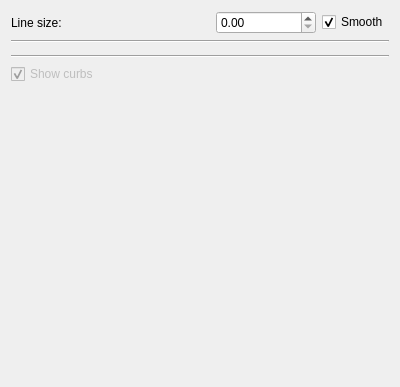
<?xml version="1.0" encoding="UTF-8"?>
<ui version="4.0">
 <class>CurbsControl</class>
 <widget class="QWidget" name="CurbsControl">
  <property name="geometry">
   <rect>
    <x>0</x>
    <y>0</y>
    <width>400</width>
    <height>387</height>
   </rect>
  </property>
  <property name="windowTitle">
   <string>Form</string>
  </property>
  <layout class="QVBoxLayout" name="verticalLayout">
   <item>
    <layout class="QHBoxLayout" name="lineSizeLayout">
     <item>
      <widget class="QLabel" name="lineSizeTextLabel">
       <property name="text">
        <string>Line size:</string>
       </property>
      </widget>
     </item>
     <item>
      <spacer name="horizontalSpacer_2">
       <property name="orientation">
        <enum>Qt::Horizontal</enum>
       </property>
       <property name="sizeHint" stdset="0">
        <size>
         <width>40</width>
         <height>20</height>
        </size>
       </property>
      </spacer>
     </item>
     <item>
      <widget class="QDoubleSpinBox" name="lineSizeSpinBox">
       <property name="minimumSize">
        <size>
         <width>100</width>
         <height>0</height>
        </size>
       </property>
       <property name="frame">
        <bool>true</bool>
       </property>
       <property name="decimals">
        <number>2</number>
       </property>
       <property name="maximum">
        <double>100.000000000000000</double>
       </property>
      </widget>
     </item>
     <item>
      <widget class="QCheckBox" name="smoothLinesCheckBox">
       <property name="text">
        <string>Smooth</string>
       </property>
       <property name="checked">
        <bool>true</bool>
       </property>
      </widget>
     </item>
    </layout>
   </item>
   <item>
    <widget class="Line" name="line_4">
     <property name="orientation">
      <enum>Qt::Horizontal</enum>
     </property>
    </widget>
   </item>
   <item>
    <widget class="ColorChooser" name="colorChooser" native="true"/>
   </item>
   <item>
    <widget class="Line" name="line_3">
     <property name="orientation">
      <enum>Qt::Horizontal</enum>
     </property>
    </widget>
   </item>
   <item>
    <layout class="QGridLayout" name="showLayout">
     <item row="0" column="0">
      <widget class="QCheckBox" name="showCurbsCheckBox">
       <property name="enabled">
        <bool>false</bool>
       </property>
       <property name="text">
        <string>Show curbs</string>
       </property>
       <property name="checked">
        <bool>true</bool>
       </property>
      </widget>
     </item>
    </layout>
   </item>
   <item>
    <spacer name="verticalSpacer">
     <property name="orientation">
      <enum>Qt::Vertical</enum>
     </property>
     <property name="sizeHint" stdset="0">
      <size>
       <width>20</width>
       <height>40</height>
      </size>
     </property>
    </spacer>
   </item>
  </layout>
  <action name="testAction">
   <property name="text">
    <string>Test</string>
   </property>
  </action>
 </widget>
 <customwidgets>
  <customwidget>
   <class>ColorChooser</class>
   <extends>QWidget</extends>
   <header>ColorChooser.h</header>
   <container>1</container>
  </customwidget>
 </customwidgets>
 <resources/>
 <connections>
  <connection>
   <sender>lineSizeSpinBox</sender>
   <signal>valueChanged(double)</signal>
   <receiver>CurbsControl</receiver>
   <slot>lineSizeChanged(double)</slot>
   <hints>
    <hint type="sourcelabel">
     <x>344</x>
     <y>17</y>
    </hint>
    <hint type="destinationlabel">
     <x>199</x>
     <y>149</y>
    </hint>
   </hints>
  </connection>
  <connection>
   <sender>smoothLinesCheckBox</sender>
   <signal>toggled(bool)</signal>
   <receiver>CurbsControl</receiver>
   <slot>smoothLinesToggled(bool)</slot>
   <hints>
    <hint type="sourcelabel">
     <x>199</x>
     <y>94</y>
    </hint>
    <hint type="destinationlabel">
     <x>199</x>
     <y>149</y>
    </hint>
   </hints>
  </connection>
  <connection>
   <sender>showCurbsCheckBox</sender>
   <signal>toggled(bool)</signal>
   <receiver>CurbsControl</receiver>
   <slot>showCurbsToggled(bool)</slot>
   <hints>
    <hint type="sourcelabel">
     <x>199</x>
     <y>75</y>
    </hint>
    <hint type="destinationlabel">
     <x>199</x>
     <y>193</y>
    </hint>
   </hints>
  </connection>
 </connections>
 <slots>
  <slot>lineSizeChanged(double)</slot>
  <slot>smoothLinesToggled(bool)</slot>
  <slot>showCurbsToggled(bool)</slot>
 </slots>
</ui>
